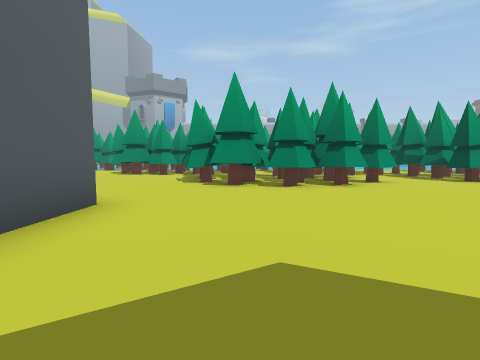
[1] (above)

23 first-person views from a walk through a Unity game level. The camera is 1.2 m above the floor, tilts 4° down and sees 80° across. The floor is counted in squares, 2 m on a side. Each view is taken from the middle of a square. On the plan, view 1 faces up. The plan holds only what a view shows up to about 9 squares ahead; the rest is blank. The place goes on beyond the plan. The player is left out. Some animated figures are left out. Some surface patterns are stand-ins.

[2]
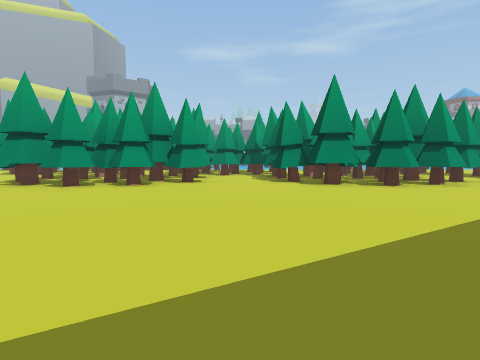

[3]
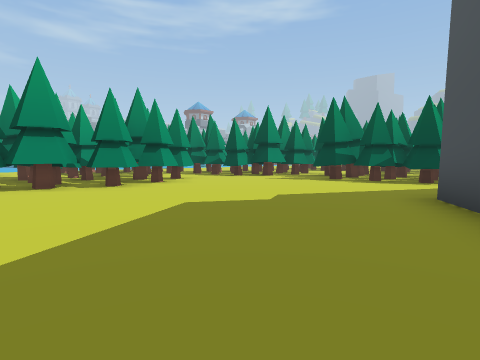

[4]
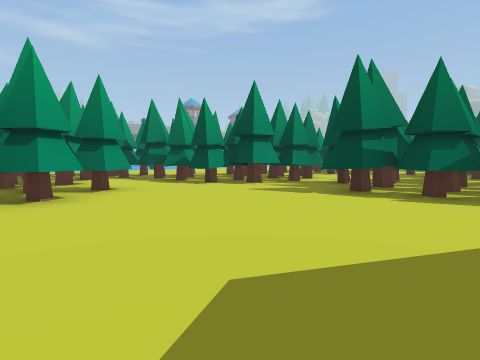

[5]
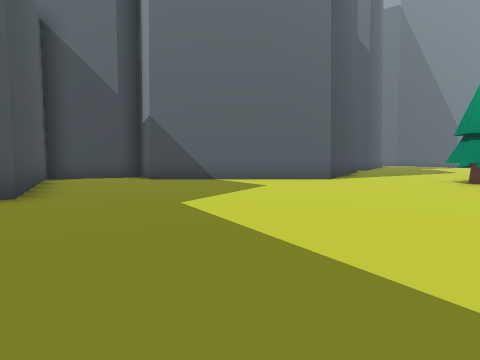

[6]
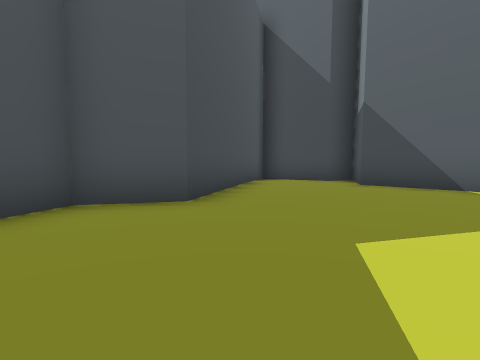

[7]
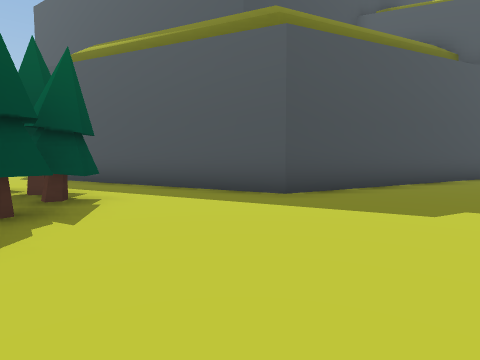

[8]
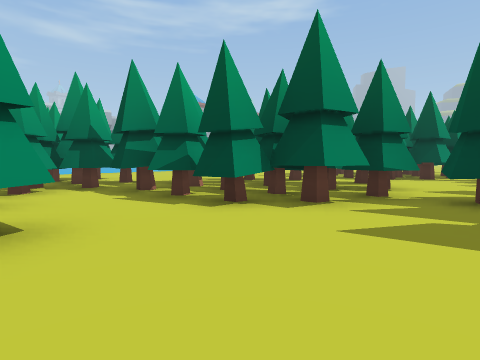

[9]
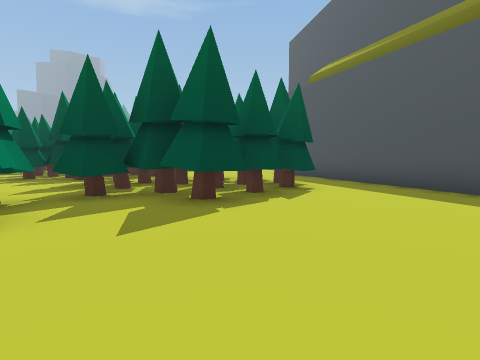

[10]
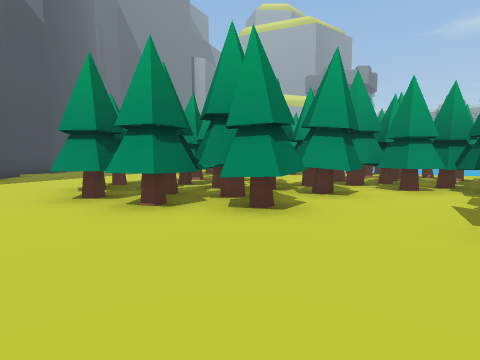

[11]
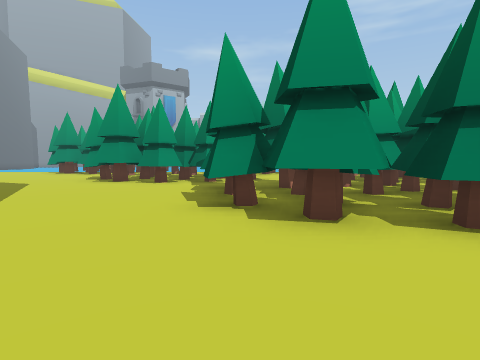

[12]
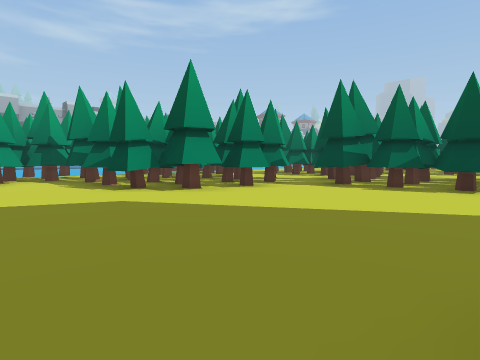

[13]
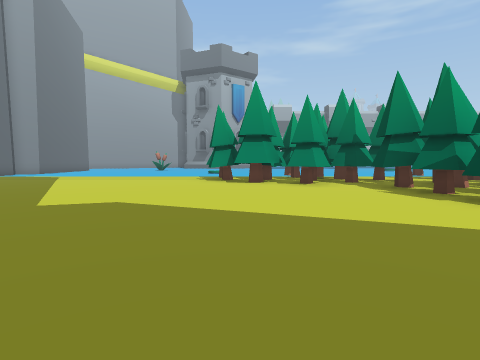

[14]
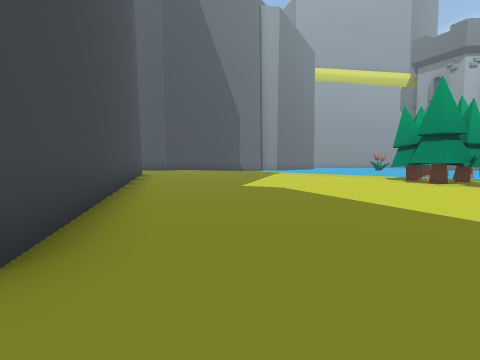

[15]
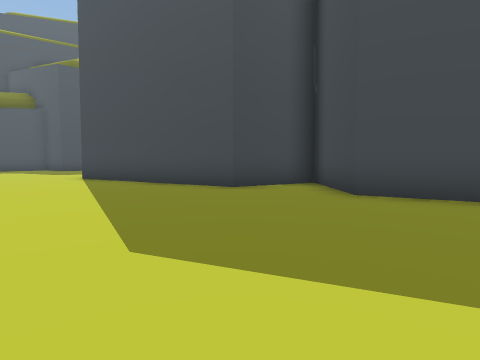

[16]
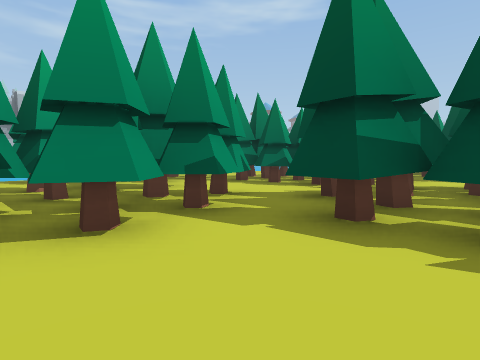

[17]
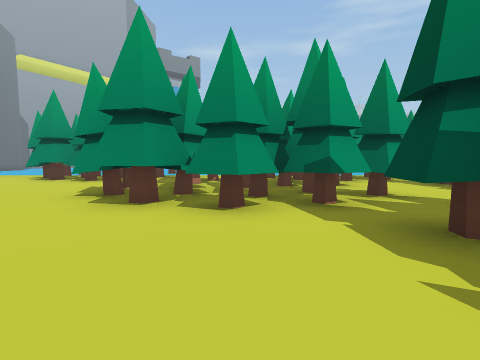

[18]
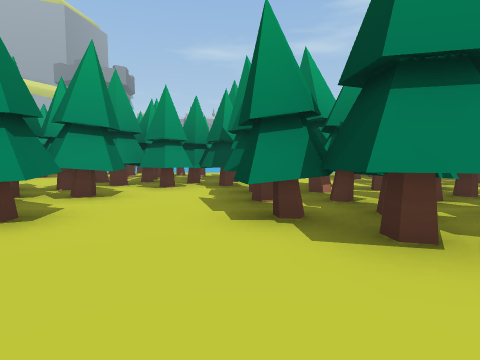

[19]
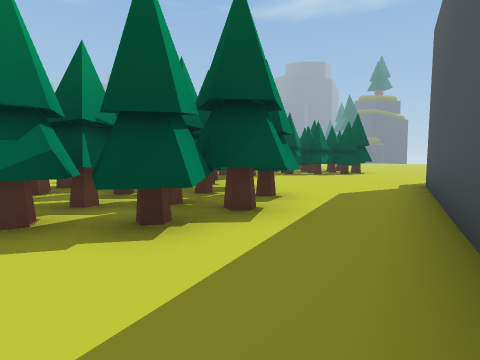

[20]
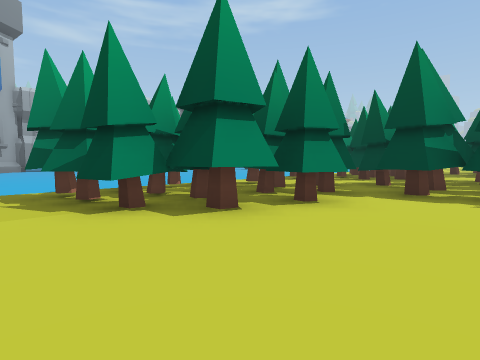

[21]
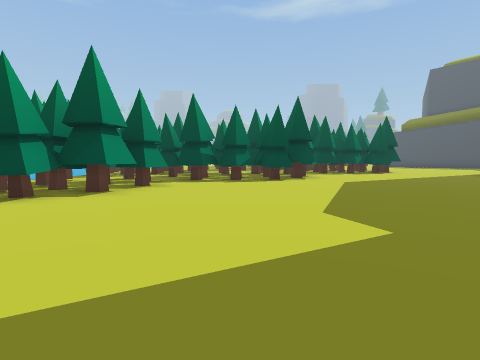

[22]
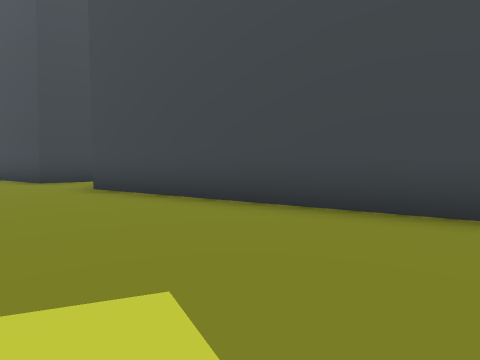

[23]
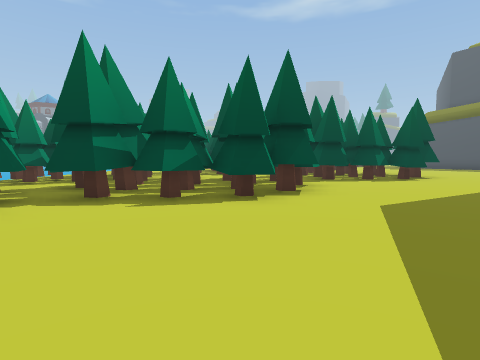

### Floor plan
Key: @ floor where view 1 was taken; # wall or solid block; . floor; O other object.
Columns run from 14 left of view 1 to 22 right of it. Each row starts with its distance up from view 1.
 18    .OOOOOO..O
 17 .....OOOOOO.OO
 16 .....O.OOOOO  O
 15 ........OOOOOOO.OO O
 14 ........OOOOO O.OOOO       OO
 13 .........OOOOOO.OOO O      OO..
 12 .........OOOO.O OOOOO     OOO ..
 11 #..........O..O OOO.OO OO OOOO O
 10 ###..........OOOOOO.OOO OO.OOO
  9   ##.........OOOOO..OOOOO...OOO
  8    ###.......OOOOOO.OOOOOO..OOO   OO
  7      #........OOOO...OOOO....OOO ..OO
  6      ####......O..............O.....
  5      #  ###...................OOO OOO
  4           ###...............OOOOOO O
  3             #...............OOOOO  O
  2             #................OOOOO O
  1             #................OOO ..
  0             #.@.........####...O....
 -1             #.........###  ##.......
 -2            ##.......###     ###.....
 -3            #....#####         ###...
 -4            #..###                ...
 -5            ####

Where each view was taken, in squares from view 1:
view 1: 0 up, 0 right, facing up
view 2: 0 up, 5 right, facing up
view 3: 0 up, 6 right, facing up-right
view 4: 2 up, 9 right, facing up-right
view 5: 1 up, 7 right, facing left
view 6: 1 up, 5 right, facing down-left
view 7: 6 up, 12 right, facing down
view 8: 5 up, 11 right, facing up-right
view 9: 7 up, 11 right, facing down-right
view 10: 5 up, 6 right, facing up-left
view 11: 4 up, 1 left, facing up
view 12: 7 up, 8 left, facing up-right
view 13: 9 up, 9 left, facing up
view 14: 8 up, 7 left, facing up-left
view 15: 13 up, 7 left, facing down
view 16: 9 up, 4 left, facing up-right
view 17: 8 up, 3 left, facing up
view 18: 5 up, 6 right, facing up
view 19: 1 up, 12 right, facing right
view 20: 14 up, 11 left, facing up-right
view 21: 14 up, 14 left, facing right
view 22: 14 up, 12 left, facing down
view 23: 13 up, 10 left, facing right
